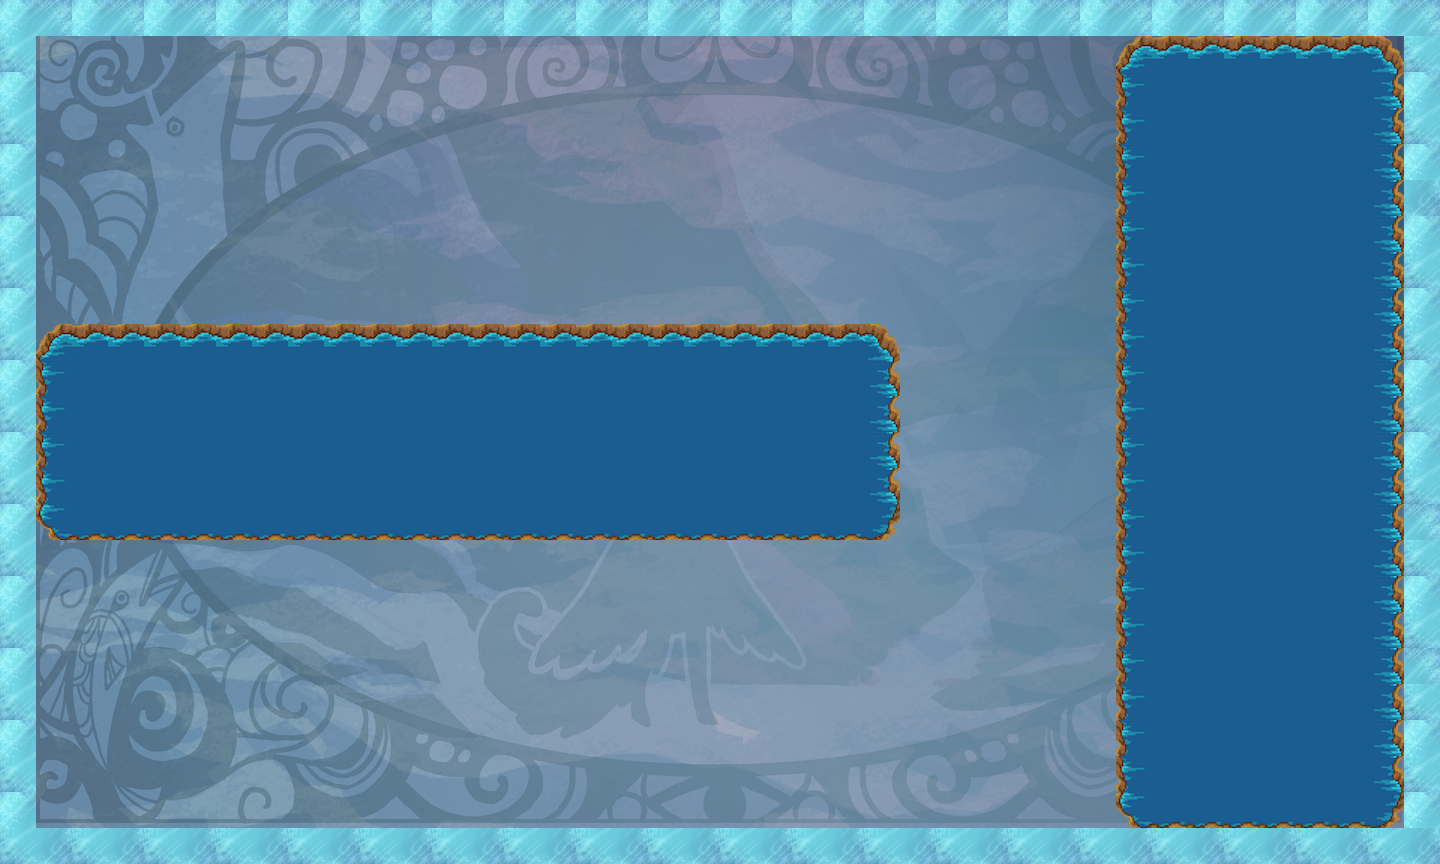

Below is a game level as drawn by its tile map, then a one-line description and the .tmx that defines it (tile-layer data replaced by summaries):
An orthogonal 40x24 tile map with 36x36 px tiles, 2 tile layers (bg, tiles), 6 tilesets.

<map version="1.0" orientation="orthogonal" width="40" height="24" tilewidth="36" tileheight="36">
 <properties>
  <property name="itemGoal" value="0" />
  <property name="itemSize" value="0" />
  <property name="moveObj" value="0" />
  <property name="playerLocation" value="!json! {&quot;x&quot;: 20, &quot;y&quot;:12 }" />
  <property name="tutorial" value="false" />
 </properties>
 <tileset firstgid="1" name="bg" tilewidth="1440" tileheight="864">
  <tileoffset x="-720" y="432" />
  <image source="../../../art/bg.png" width="1440" height="864" />
 </tileset>
 <tileset firstgid="2" name="redWall" tilewidth="36" tileheight="36">
  <image source="../../../art/redWall.png" width="72" height="72" />
  <tile id="0">
   <properties>
    <property name="bodyType" value="static" />
    <property name="collType" value="solid" />
    <property name="func" value="redWallCollision" />
    <property name="name" value="redWall" />
    <property name="physics:bounce" value="0" />
    <property name="physics:enabled" value="true" />
   </properties>
  </tile>
  <tile id="1">
   <properties>
    <property name="bodyType" value="static" />
    <property name="collType" value="solid" />
    <property name="func" value="redWallCollision" />
    <property name="name" value="redWall" />
    <property name="physics:bounce" value="0" />
    <property name="physics:enabled" value="true" />
   </properties>
  </tile>
  <tile id="2">
   <properties>
    <property name="bodyType" value="static" />
    <property name="collType" value="solid" />
    <property name="func" value="redWallCollision" />
    <property name="name" value="redWall" />
    <property name="physics:bounce" value="0" />
    <property name="physics:enabled" value="true" />
   </properties>
  </tile>
  <tile id="3">
   <properties>
    <property name="bodyType" value="static" />
    <property name="collType" value="solid" />
    <property name="func" value="redWallCollision" />
    <property name="name" value="redWall" />
    <property name="physics:bounce" value="0" />
    <property name="physics:enabled" value="true" />
   </properties>
  </tile>
 </tileset>
 <tileset firstgid="6" name="blueWall" tilewidth="36" tileheight="36">
  <image source="../../../art/blueWall.png" width="72" height="72" />
  <tile id="0">
   <properties>
    <property name="bodyType" value="static" />
    <property name="collType" value="wall" />
    <property name="func" value="blueWallCollision" />
    <property name="name" value="blueWall" />
    <property name="physics:bounce" value="0" />
    <property name="physics:enabled" value="true" />
   </properties>
  </tile>
  <tile id="1">
   <properties>
    <property name="bodyType" value="static" />
    <property name="collType" value="wall" />
    <property name="func" value="blueWallCollision" />
    <property name="name" value="blueWall" />
    <property name="physics:bounce" value="0" />
    <property name="physics:enabled" value="true" />
   </properties>
  </tile>
  <tile id="2">
   <properties>
    <property name="bodyType" value="static" />
    <property name="collType" value="wall" />
    <property name="func" value="blueWallCollision" />
    <property name="name" value="blueWall" />
    <property name="physics:bounce" value="0" />
    <property name="physics:enabled" value="true" />
   </properties>
  </tile>
  <tile id="3">
   <properties>
    <property name="bodyType" value="static" />
    <property name="collType" value="wall" />
    <property name="func" value="blueWallCollision" />
    <property name="name" value="blueWall" />
    <property name="physics:bounce" value="0" />
    <property name="physics:enabled" value="true" />
   </properties>
  </tile>
 </tileset>
 <tileset firstgid="10" name="greenWall" tilewidth="36" tileheight="36">
  <image source="../../../art/greenWall.png" width="72" height="72" />
  <tile id="0">
   <properties>
    <property name="bodyType" value="static" />
    <property name="collType" value="solid" />
    <property name="func" value="greenWallCollision" />
    <property name="name" value="greenWall" />
    <property name="physics:bounce" value="0" />
    <property name="physics:enabled" value="static" />
   </properties>
  </tile>
  <tile id="1">
   <properties>
    <property name="bodyType" value="static" />
    <property name="collType" value="solid" />
    <property name="func" value="greenWallCollision" />
    <property name="name" value="greenWall" />
    <property name="physics:bounce" value="0" />
    <property name="physics:enabled" value="true" />
   </properties>
  </tile>
  <tile id="2">
   <properties>
    <property name="bodyType" value="static" />
    <property name="collType" value="solid" />
    <property name="func" value="greenWallCollision" />
    <property name="name" value="greenWall" />
    <property name="physics:bounce" value="0" />
    <property name="physics:enabled" value="true" />
   </properties>
  </tile>
  <tile id="3">
   <properties>
    <property name="bodyType" value="static" />
    <property name="collType" value="solid" />
    <property name="func" value="greenWallCollision" />
    <property name="name" value="greenWall" />
    <property name="physics:bounce" value="0" />
    <property name="physics:enabled" value="true" />
   </properties>
  </tile>
 </tileset>
 <tileset firstgid="14" name="water" tilewidth="36" tileheight="36">
  <image source="../../../art/wateTileSet.png" width="108" height="108" />
  <tile id="0">
   <properties>
    <property name="bodyType" value="static" />
    <property name="collType" value="passThru" />
    <property name="func" value="waterCollision" />
    <property name="name" value="water" />
    <property name="physics:enabled" value="true" />
   </properties>
  </tile>
  <tile id="2">
   <properties>
    <property name="bodyType" value="static" />
    <property name="collType" value="passThru" />
    <property name="func" value="waterCollision" />
    <property name="name" value="water" />
    <property name="physics:enabled" value="true" />
   </properties>
  </tile>
  <tile id="3">
   <properties>
    <property name="bodyType" value="static" />
    <property name="collType" value="passThru" />
    <property name="func" value="waterCollision" />
    <property name="name" value="water" />
    <property name="physics:enabled" value="true" />
   </properties>
  </tile>
  <tile id="4">
   <properties>
    <property name="bodyType" value="static" />
    <property name="collType" value="passThru" />
    <property name="func" value="waterCollision" />
    <property name="name" value="water" />
    <property name="physics:bounce" value="0" />
    <property name="physics:enabled" value="true" />
   </properties>
  </tile>
  <tile id="5">
   <properties>
    <property name="bodyType" value="static" />
    <property name="collType" value="passThru" />
    <property name="func" value="waterCollision" />
    <property name="name" value="water" />
    <property name="physics:enabled" value="true" />
   </properties>
  </tile>
  <tile id="6">
   <properties>
    <property name="bodyType" value="static" />
    <property name="collType" value="passThru" />
    <property name="func" value="waterCollision" />
    <property name="name" value="water" />
    <property name="physics:enabled" value="true" />
   </properties>
  </tile>
  <tile id="7">
   <properties>
    <property name="bodyType" value="static" />
    <property name="collType" value="passThru" />
    <property name="func" value="waterCollision" />
    <property name="name" value="water" />
    <property name="physics:enabled" value="true" />
   </properties>
  </tile>
  <tile id="8">
   <properties>
    <property name="bodyType" value="static" />
    <property name="collType" value="passThru" />
    <property name="func" value="waterCollision" />
    <property name="name" value="water" />
    <property name="physics:enabled" value="true" />
   </properties>
  </tile>
 </tileset>
 <tileset firstgid="23" name="iceBg" tilewidth="36" tileheight="36">
  <image source="../../../art/iceBg.png" width="1440" height="864" />
 </tileset>
 <layer name="bg" width="40" height="24">
  <data>[960 cells, 960 non-empty, 960 distinct tile ids]</data>
 </layer>
 <layer name="tiles" width="40" height="24">
  <data>[960 cells, 444 non-empty, 13 distinct tile ids]</data>
 </layer>
</map>
